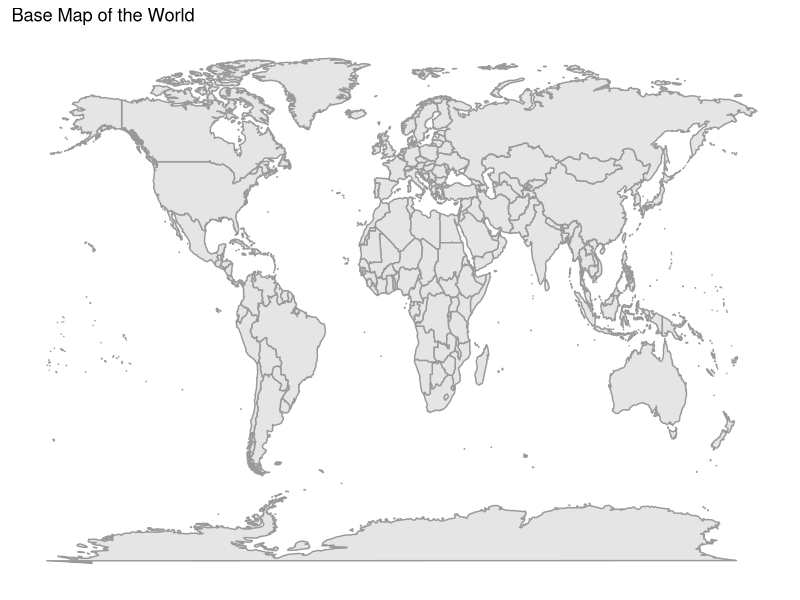
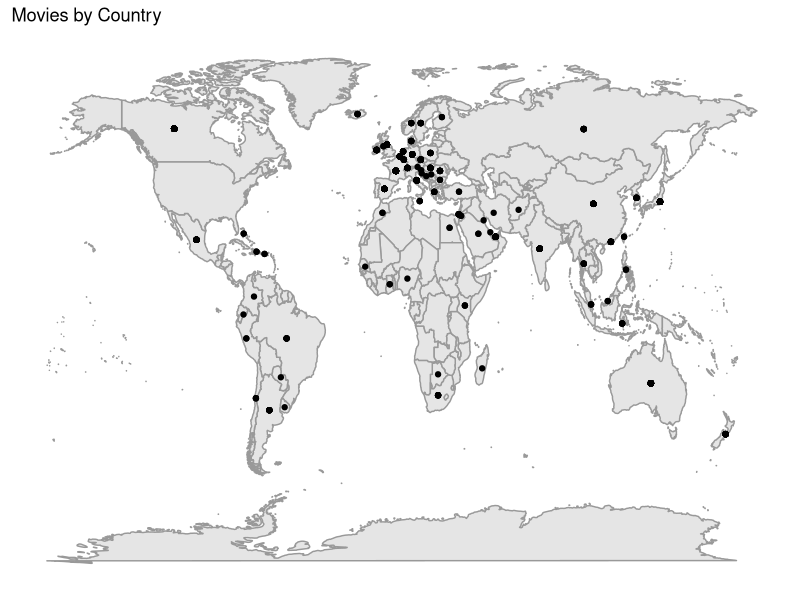
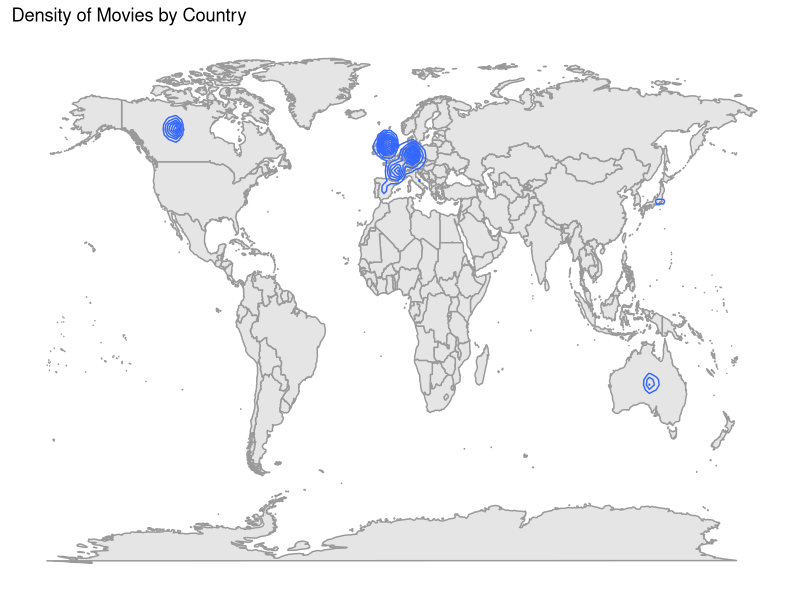
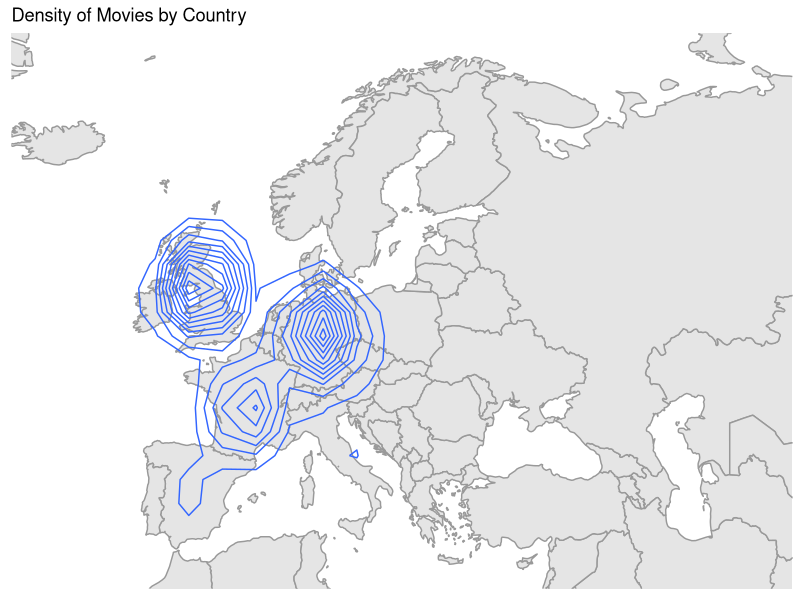
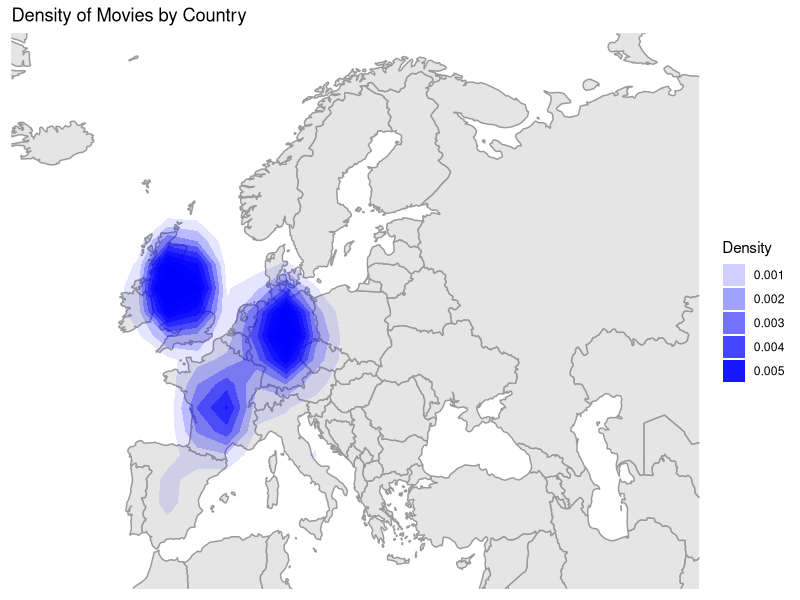
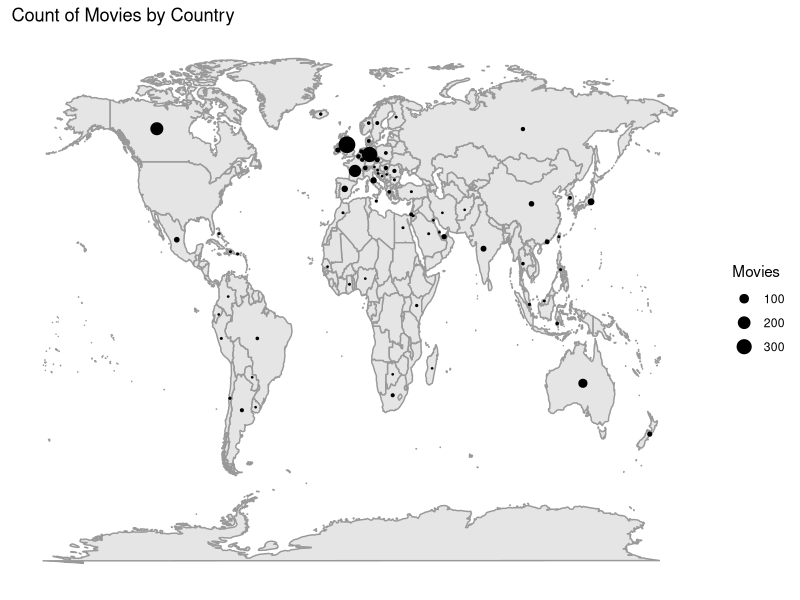
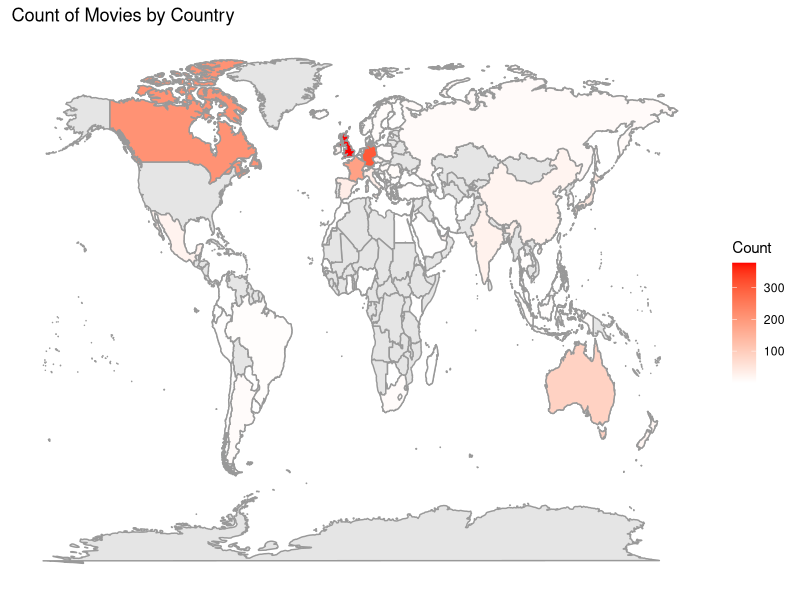

The R source for these figures, in order: (Note: this script raises an error after producing the figures.)
## ---- chunk 1
library(ggplot2)
library(dplyr)
## ---- chunk 2
ggplot() + 
  borders(
    database = "world",
    colour = "grey60",
    fill = "grey90") +
  ggtitle("Base Map of the World") +
  xlab("") + 
  ylab("") +
  theme(
    panel.background = element_blank() ,
    axis.title.x = element_blank(),
    axis.text.x = element_blank(),
    axis.ticks.x = element_blank(),
    axis.title.y = element_blank(),
    axis.text.y = element_blank(),
    axis.ticks.y = element_blank())
  

## ---- chunk 3
movies <- read.csv("../data/Movies by Country.csv")
countries <- read.csv("../data/Countries.csv")
head(movies)
## ---- chunk 4
mymovies <- ggplot(data = movies) +
  borders(
    database = "world",
    colour = "grey60",
    fill = "grey90") +
  xlab("") +
  ylab("") +
  theme(
    panel.background = element_blank() ,
    axis.title.x = element_blank(),
    axis.text.x = element_blank(),
    axis.ticks.x = element_blank(),
    axis.title.y = element_blank(),
    axis.text.y = element_blank(),
    axis.ticks.y = element_blank())

mymovies +
  ggtitle("Movies by Country") +
  geom_point(
    aes(
      x = Longitude,
      y = Latitude))
## ---- chunk 5
mymovies +
  ggtitle("Density of Movies by Country") +
  geom_density2d(
    aes(
      x = Longitude,
      y = Latitude))
  
## ---- chunk 6
mymovies +
  ggtitle("Density of Movies by Country") +
  coord_cartesian(
    xlim = c(-20,59),
    ylim = c(35,71)) +
  geom_density2d(
    aes(
    x = Longitude,
    y = Latitude))

## ---- chunk 7
mymovies +
  coord_cartesian(
    xlim = c(-20,59),
    ylim = c(35,71)) +
  stat_density2d(
    aes(
     x = Longitude,
     y = Latitude,
     alpha = ..level..),
    geom = "polygon",
    fill = "blue") +
  ggtitle("Density of Movies by Country") +
  labs(alpha = "Density")
## ---- chunk 8

mycountries <- ggplot(data = countries) +
  borders(
    database = "world",
    colour = "grey60",
    fill = "grey90") +
  xlab("") +
  ylab("") +
  theme(
    panel.background = element_blank() ,
    axis.title.x = element_blank(),
    axis.text.x = element_blank(),
    axis.ticks.x = element_blank(),
    axis.title.y = element_blank(),
    axis.text.y = element_blank(),
    axis.ticks.y = element_blank())


mycountries +
  geom_point(aes(
    x = Longitude,
    y = Latitude,
    size = Count)) +
  scale_size_area(
    max_size = 5) +
  ggtitle("Count of Movies by Country") +
  labs(size="Movies")

## ---- chunk 9
map <- map_data("world")
head(map)
## ---- chunk 10
countries2 <- countries  %>%
  left_join(map,
            by = c("Country" = "region")) %>%
  select(
    Country,
    Longitude = long,
    Latitude = lat,
    Group = group,
    Order = order,
    Count) %>%
  arrange(Order) %>%
  as.data.frame()

head(countries2)
## ---- chunk 11
mycountries2 <- ggplot(
    data = countries2) + 
    borders(
        database = "world",
        colour = "grey60",
        fill = "grey90") +
    xlab("") +
    ylab("") +
    theme(
        panel.background = element_blank(),
        axis.title.x=element_blank(),
        axis.text.x=element_blank(),
        axis.ticks.x=element_blank(),
        axis.title.y=element_blank(),
        axis.text.y=element_blank(),
        axis.ticks.y=element_blank())

mycountries2 +
  geom_polygon(aes(
    x = Longitude,
    y = Latitude,
    group = Group,
    fill = Count),
    color = "grey60") +
  scale_fill_gradient(
    low = "white",
    high = "red") +
  ggtitle("Count of Movies by Country") +
  labs(color = "Movies")

## ---- chunk 12
mycountries2 +
  coord_map(
    projection = "ortho",
    orientation = c(41,-74,0)) +
  geom_polygon(aes(
    x = Longitude,
    y = Latitude,
    group = Group,
    fill = Count),
    color = "grey60") +
  scale_fill_gradient(
    low = "white",
    high = "red") +
  ggtitle("Count of Movies by Country") +
  labs(color = "Movies")

## ---- chunk 13
?mapproject
